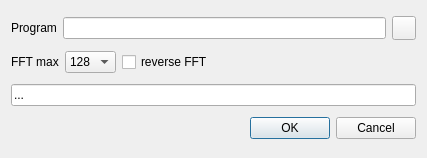
<?xml version="1.0" encoding="UTF-8"?>
<ui version="4.0">
 <class>FFTWisdomDialog</class>
 <widget class="QDialog" name="FFTWisdomDialog">
  <property name="geometry">
   <rect>
    <x>0</x>
    <y>0</y>
    <width>427</width>
    <height>158</height>
   </rect>
  </property>
  <property name="font">
   <font>
    <family>Liberation Sans</family>
    <pointsize>9</pointsize>
   </font>
  </property>
  <property name="windowTitle">
   <string>FFTW Wisdom file generator</string>
  </property>
  <layout class="QVBoxLayout" name="verticalLayout">
   <item>
    <layout class="QHBoxLayout" name="exeLayout">
     <item>
      <widget class="QLabel" name="executableLabel">
       <property name="sizePolicy">
        <sizepolicy hsizetype="Maximum" vsizetype="Preferred">
         <horstretch>0</horstretch>
         <verstretch>0</verstretch>
        </sizepolicy>
       </property>
       <property name="toolTip">
        <string>Path to fftwf-wisdom executable</string>
       </property>
       <property name="text">
        <string>Program</string>
       </property>
      </widget>
     </item>
     <item>
      <widget class="QLineEdit" name="executable">
       <property name="toolTip">
        <string>FFTW Wisdom program</string>
       </property>
      </widget>
     </item>
     <item>
      <widget class="QPushButton" name="showFileDialog">
       <property name="minimumSize">
        <size>
         <width>24</width>
         <height>24</height>
        </size>
       </property>
       <property name="maximumSize">
        <size>
         <width>24</width>
         <height>24</height>
        </size>
       </property>
       <property name="toolTip">
        <string>Choose file</string>
       </property>
       <property name="text">
        <string/>
       </property>
       <property name="icon">
        <iconset resource="../resources/res.qrc">
         <normaloff>:/preset-load.png</normaloff>:/preset-load.png</iconset>
       </property>
      </widget>
     </item>
    </layout>
   </item>
   <item>
    <layout class="QHBoxLayout" name="argsLayout">
     <item>
      <widget class="QLabel" name="fftwMaxSizeLabel">
       <property name="text">
        <string>FFT max</string>
       </property>
      </widget>
     </item>
     <item>
      <widget class="QComboBox" name="fftwMaxSize">
       <item>
        <property name="text">
         <string>128</string>
        </property>
       </item>
       <item>
        <property name="text">
         <string>256</string>
        </property>
       </item>
       <item>
        <property name="text">
         <string>512</string>
        </property>
       </item>
       <item>
        <property name="text">
         <string>1k</string>
        </property>
       </item>
       <item>
        <property name="text">
         <string>2k</string>
        </property>
       </item>
       <item>
        <property name="text">
         <string>4k</string>
        </property>
       </item>
       <item>
        <property name="text">
         <string>8k</string>
        </property>
       </item>
       <item>
        <property name="text">
         <string>16k</string>
        </property>
       </item>
       <item>
        <property name="text">
         <string>32k</string>
        </property>
       </item>
      </widget>
     </item>
     <item>
      <widget class="QCheckBox" name="fftwReverse">
       <property name="toolTip">
        <string>Synchronize with reverse API </string>
       </property>
       <property name="text">
        <string>reverse FFT</string>
       </property>
      </widget>
     </item>
     <item>
      <spacer name="horizontalSpacer">
       <property name="orientation">
        <enum>Qt::Horizontal</enum>
       </property>
       <property name="sizeHint" stdset="0">
        <size>
         <width>40</width>
         <height>20</height>
        </size>
       </property>
      </spacer>
     </item>
    </layout>
   </item>
   <item>
    <layout class="QHBoxLayout" name="commandLayout">
     <item>
      <widget class="QLineEdit" name="fftwCommand">
       <property name="minimumSize">
        <size>
         <width>120</width>
         <height>0</height>
        </size>
       </property>
       <property name="toolTip">
        <string>FFTW Wisdom program invocation</string>
       </property>
       <property name="text">
        <string>...</string>
       </property>
      </widget>
     </item>
    </layout>
   </item>
   <item>
    <widget class="QDialogButtonBox" name="buttonBox">
     <property name="orientation">
      <enum>Qt::Horizontal</enum>
     </property>
     <property name="standardButtons">
      <set>QDialogButtonBox::Cancel|QDialogButtonBox::Ok</set>
     </property>
    </widget>
   </item>
  </layout>
 </widget>
 <resources>
  <include location="../resources/res.qrc"/>
 </resources>
 <connections>
  <connection>
   <sender>buttonBox</sender>
   <signal>accepted()</signal>
   <receiver>FFTWisdomDialog</receiver>
   <slot>accept()</slot>
   <hints>
    <hint type="sourcelabel">
     <x>248</x>
     <y>254</y>
    </hint>
    <hint type="destinationlabel">
     <x>157</x>
     <y>274</y>
    </hint>
   </hints>
  </connection>
  <connection>
   <sender>buttonBox</sender>
   <signal>rejected()</signal>
   <receiver>FFTWisdomDialog</receiver>
   <slot>reject()</slot>
   <hints>
    <hint type="sourcelabel">
     <x>316</x>
     <y>260</y>
    </hint>
    <hint type="destinationlabel">
     <x>286</x>
     <y>274</y>
    </hint>
   </hints>
  </connection>
 </connections>
</ui>
